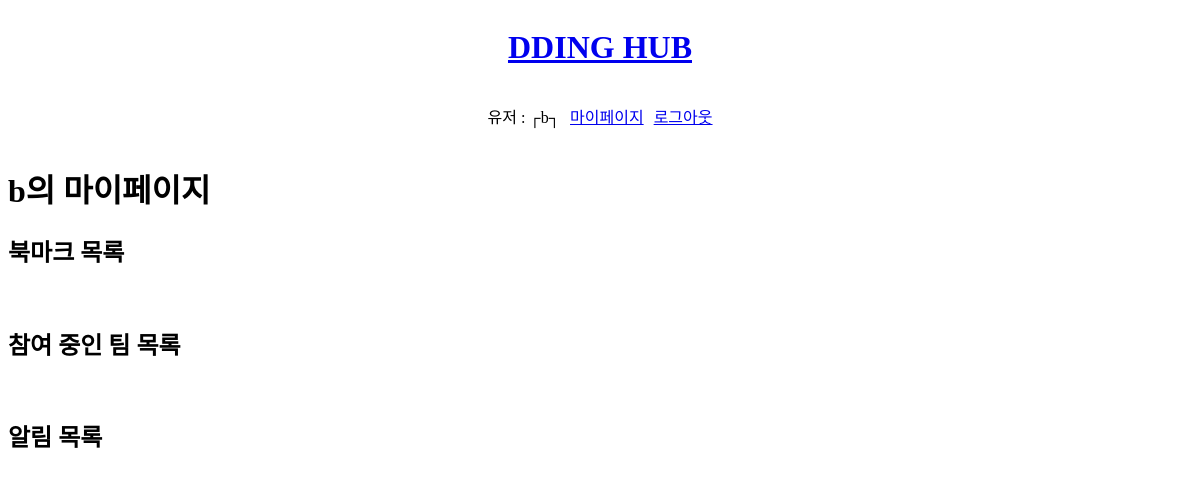
/mypage/2/ (signed in), run on an earlier commit of the app's database.
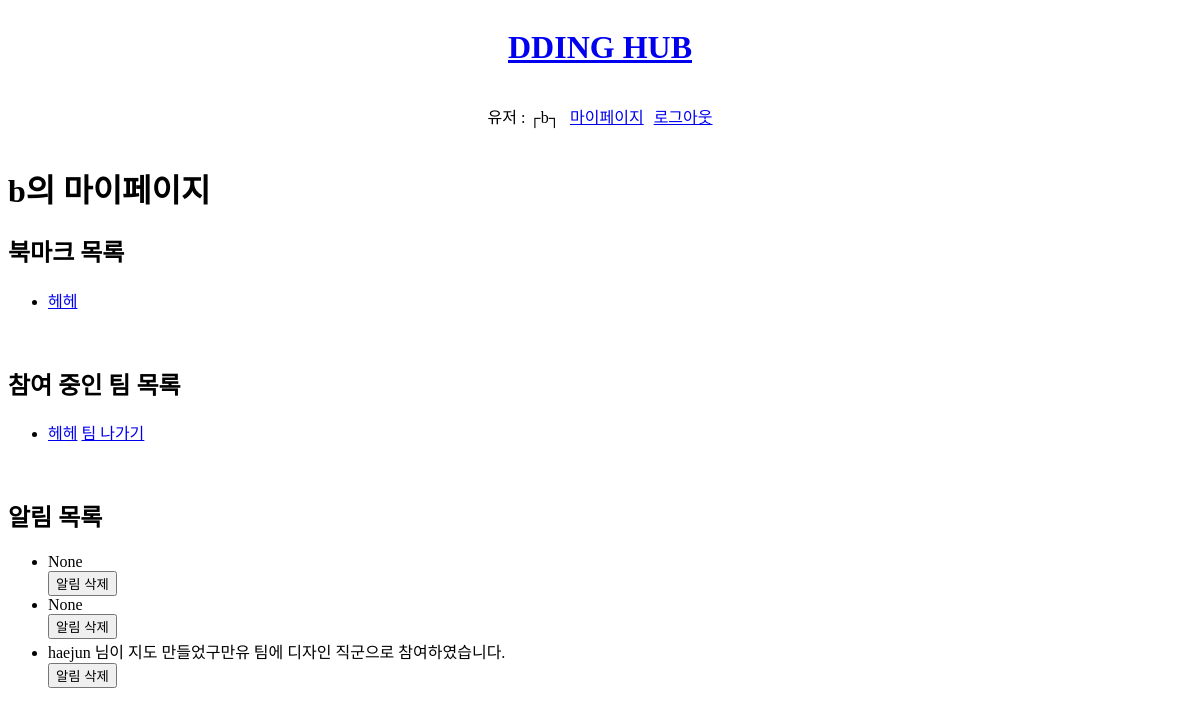
And on a later commit of the database.
### ddingapp/models.py (models this page shows, shortened)
class Bookmark(models.Model):
    user = models.ForeignKey(User, on_delete=models.CASCADE)
    team = models.ForeignKey(Team, on_delete=models.CASCADE)

class Team(models.Model):
    name = models.CharField(max_length=50)
    teamname = models.CharField(max_length=100,null=True)
    call = models.CharField(max_length=100,null=True)
    detail = models.TextField(null=True)
    gongmo = models.ForeignKey(Gongmo, on_delete=models.CASCADE)
    jickgoons = models.ManyToManyField(Jickgoon, through="Member")
    created_by = models.ForeignKey(User, on_delete=models.CASCADE, null=True)
    dev_capacity = models.PositiveIntegerField(default=0)
    plan_capacity = models.PositiveIntegerField(default=0)
    design_capacity = models.PositiveIntegerField(default=0)

class Notification(models.Model):
    user = models.ForeignKey(User, on_delete=models.CASCADE)
    team = models.ForeignKey(Team, on_delete=models.CASCADE)
    jickgoon = models.ForeignKey('Jickgoon', on_delete=models.CASCADE,null=True)
    created_at = models.DateTimeField(default=timezone.now)
    message = models.TextField(null=True)

### ddingapp/views.py (the view)
# urls.py: path('mypage/<int:user_id>/', views.mypage, name='mypage'),
@login_required
def mypage(request, user_id):
    user = get_object_or_404(User, pk=user_id)
    bookmarks = Bookmark.objects.filter(user=user)
    teams = Team.objects.filter(member__user=user)
    teamsteams = Team.objects.filter(created_by=user)
    notifications = Notification.objects.filter(team__created_by=user)
    context = {
        'user': user,
        'bookmarks': bookmarks,
        'teams':teams,
        'teamsteams': teamsteams,
        'notifications': notifications,
        }
    return render(request, 'ddingapp/mypage.html', context)

### ddingapp/templates/ddingapp/mypage.html (shortened to what this page needs)
{% extends 'base.html' %}
{% block body %}
<h1>{{ user }}의 마이페이지</h1>
<h2>북마크 목록</h2>
<ul>
  {% for bookmark in bookmarks %}
  <li><a href="/{{ bookmark.team.gongmo.pk }}/{{ bookmark.team.pk }}">{{ bookmark.team.name }}</a></li>
  {% endfor %}
</ul>
<br>
<h2>참여 중인 팀 목록</h2>
<ul>
  {% for team in teams %}
  <li>
    <a href="/{{ team.gongmo.pk }}/{{ team.pk }}/">{{ team.name }}</a>
    <a href="/{{ team.pk }}/leaveTeam/">팀 나가기</a>
  </li>
  {% endfor %}
</ul>
<br>
<h2>알림 목록</h2>
<ul>
  {% for notification in notifications %}
  <li>{{ notification.message }}</li>
  <form method="post" action="{% url 'deleteNotification' notification.pk %}">
    <button type="submit">알림 삭제</button>
  </form>
  {% endfor %}
</ul>
{% endblock %}

What changed in the data, as far as the page shows it:
added Bookmark: team.name "헤헤"
now on this page (row unchanged): Team: name "헤헤"
added Notification: message "None"
added Notification: message "None"
added Notification: message "haejun 님이 지도 만들었구만유 팀에 디자인 직군으로 참여하였습니다."
